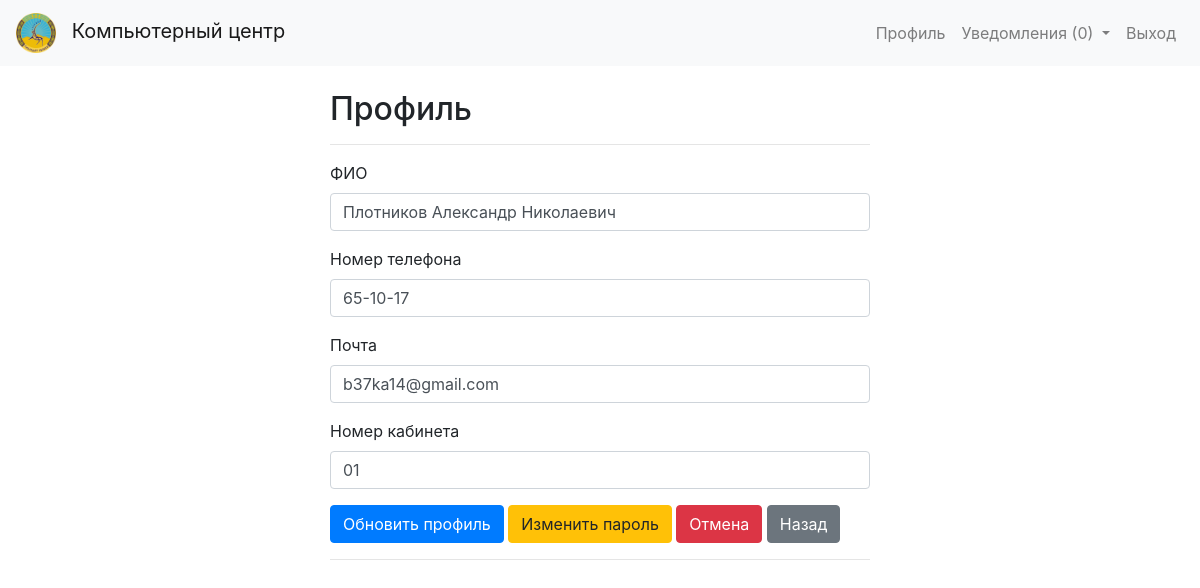
The app's page /profile (signed in) with its own data.
### models.py (models this page shows, shortened)
class User(UserMixin, db.Model):
    id = db.Column(db.Integer, primary_key=True)
    username = db.Column(db.String(100), unique=True, nullable=False)
    full_name = db.Column(db.String(100), nullable=False)
    phone_number = db.Column(db.String(20), nullable=False)
    email = db.Column(db.String(100), unique=True, nullable=False)
    office_number = db.Column(db.String(20), nullable=False)
    password_hash = db.Column(db.String(100), nullable=False)
    role = db.Column(db.String(10), default='user', nullable=False)

### app.py (the view, shortened to what this page needs)
@app.route('/profile', methods=['GET', 'POST'])
@login_required
def profile():
    profile_form = UpdateProfileForm(original_email=current_user.email, original_full_name=current_user.full_name, obj=current_user)
    return render_template('profile.html', profile_form=profile_form)

### forms.py (shortened to what this page needs)
class UpdateProfileForm(FlaskForm):
    full_name = StringField('ФИО', validators=[DataRequired()])
    phone_number = StringField('Номер телефона', validators=[DataRequired()])
    email = StringField('Почта', validators=[DataRequired(), Email()])
    office_number = StringField('Номер кабинета', validators=[DataRequired()])
    submit = SubmitField('Обновить профиль')
    def __init__(self, original_email, original_full_name, *args, **kwargs):
        super(UpdateProfileForm, self).__init__(*args, **kwargs)
        self.original_email = original_email
        self.original_full_name = original_full_name

### app.py (called while the page is built)
@login_manager.user_loader
def load_user(user_id):
    with app.app_context():
        return db.session.get(User, int(user_id))

### templates/profile.html (shortened to what this page needs)
{% extends "layout.html" %}
{% block content %}
    <div class="row justify-content-center">
        <div class="col-md-6">
            <h2>Профиль</h2>
            <hr class="my-3">
            <form method="POST" action="{{ url_for('profile') }}">
                <div class="form-group">
                    {{ profile_form.full_name.label(class="form-control-label") }}
                    {{ profile_form.full_name(class="form-control") }}
                </div>
                <div class="form-group">
                    {{ profile_form.phone_number.label(class="form-control-label") }}
                    {{ profile_form.phone_number(class="form-control") }}
                </div>
                <div class="form-group">
                    {{ profile_form.email.label(class="form-control-label") }}
                    {{ profile_form.email(class="form-control") }}
                </div>
                <div class="form-group">
                    {{ profile_form.office_number.label(class="form-control-label") }}
                    {{ profile_form.office_number(class="form-control") }}
                </div>
                <div class="form-group">
                    {{ profile_form.submit(class="btn btn-primary") }} <a href="{{ url_for('change_password') }}" class="btn btn-warning">Изменить пароль</a> <a href="{{ url_for('profile') }}" class="btn btn-danger">Отмена</a> <a href="{{ url_for('index') }}" class="btn btn-secondary">Назад</a>
                </div>
            </form>
            <hr class="my-3">
        </div>
    </div>
{% endblock %}

### static/style.css (style rules this page uses)
body { padding-top: 0px; }

### records on screen
User: full_name "Плотников Александр Николаевич", phone_number "65-10-17", email "b37ka14@gmail.com", office_number "01"

### other values on screen
{{ profile_form.full_name.label(class="form-control-label") }} "ФИО"
{{ profile_form.phone_number.label(class="form-control-label") }} "Номер телефона"
{{ profile_form.email.label(class="form-control-label") }} "Почта"
{{ profile_form.office_number.label(class="form-control-label") }} "Номер кабинета"
